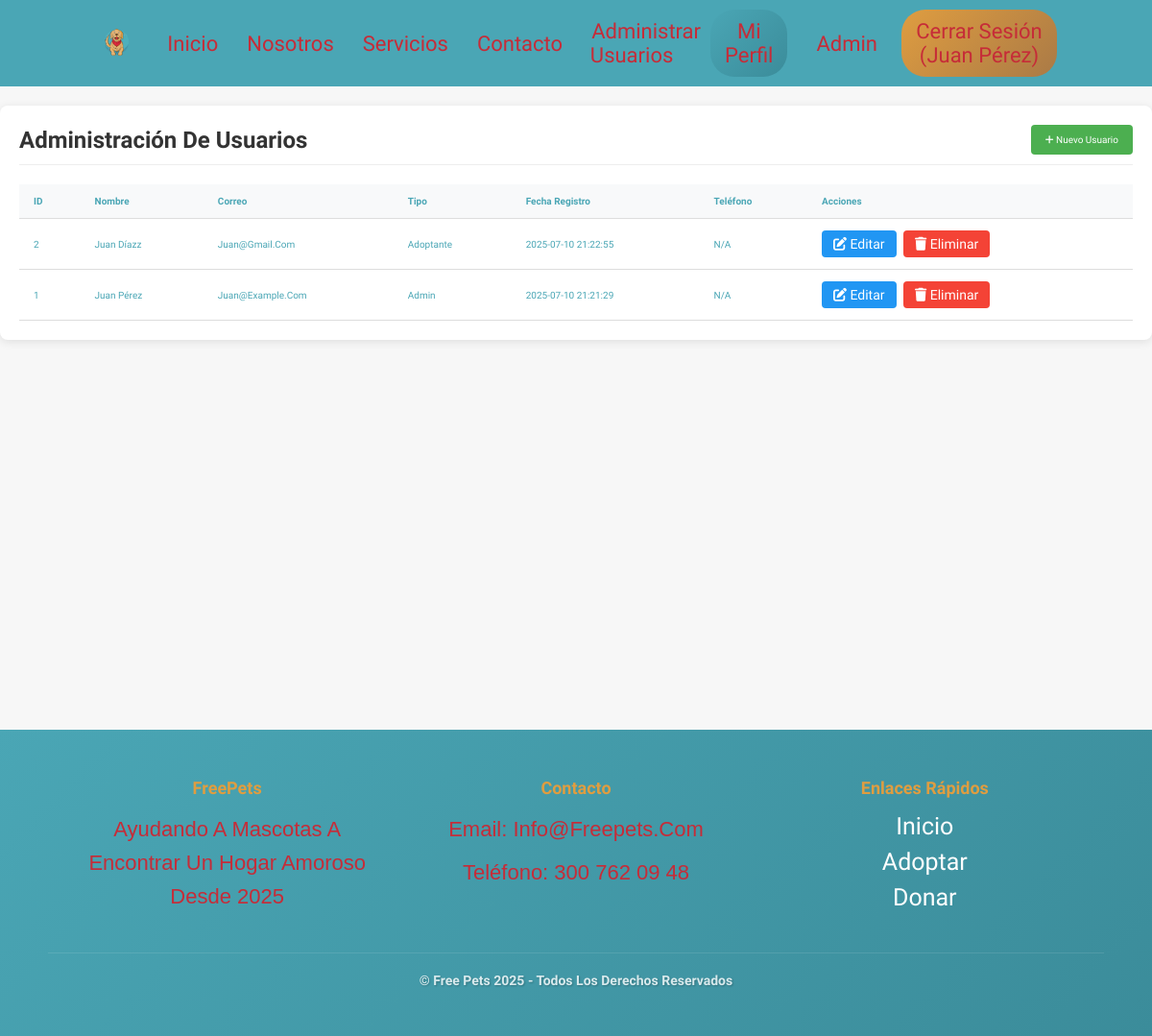
/admin_usuarios.php (signed in), run on an earlier commit of the app's database.
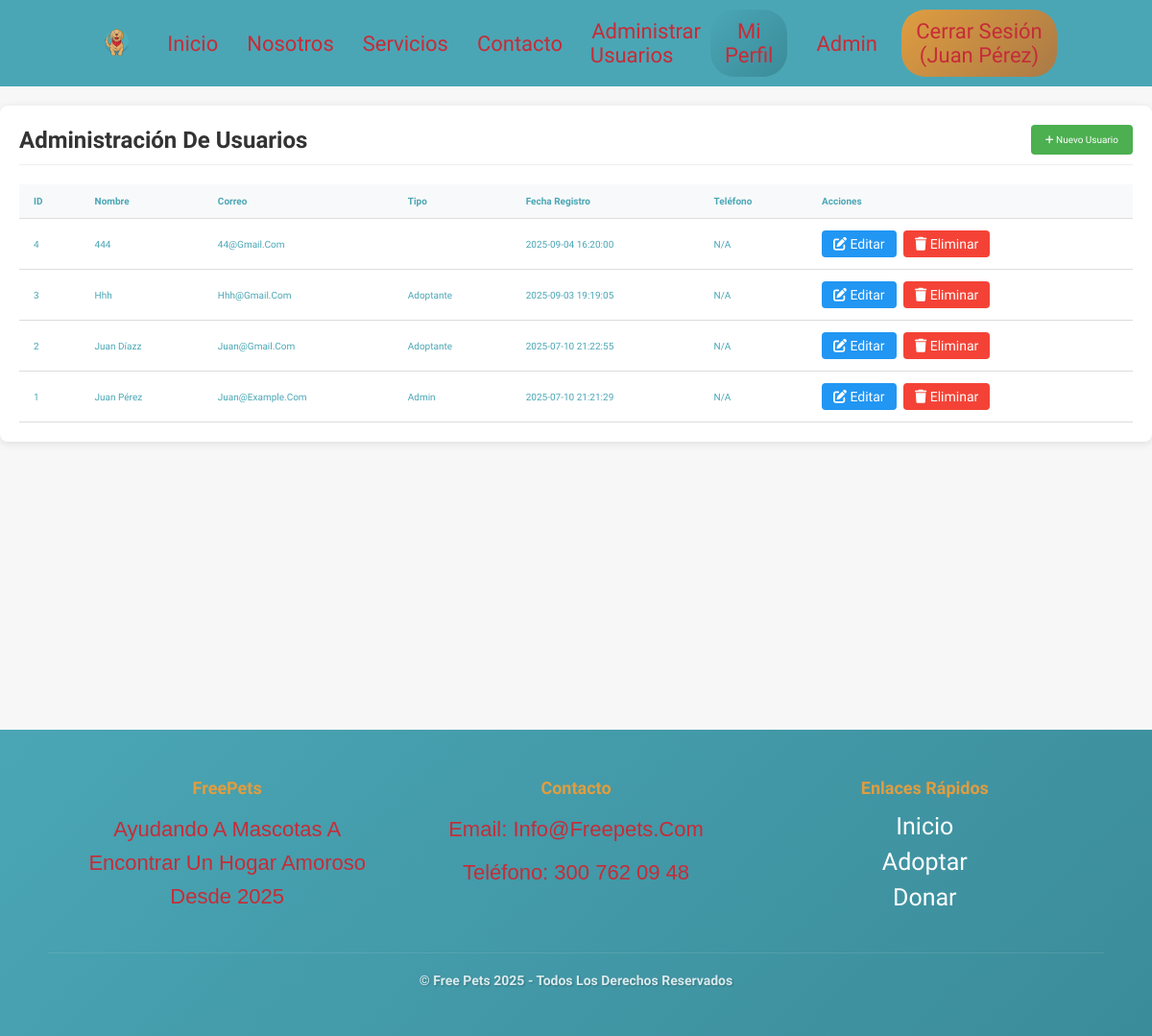
And on a later commit of the database.
### tables this page shows
CREATE TABLE `usuarios` (
  `id_usuario` int(11) NOT NULL,
  `nombre` varchar(100) NOT NULL,
  `correo` varchar(100) NOT NULL,
  `contraseña` varchar(255) NOT NULL,
  `tipo_usuario` enum('adoptante','admin') DEFAULT 'adoptante',
  `fecha_registro` timestamp NOT NULL DEFAULT current_timestamp(),
  `telefono` varchar(20) DEFAULT NULL,
  `direccion` text DEFAULT NULL
);

### admin_usuarios.php (the view, shortened to what this page needs)
<?php
include 'conexion.php';
$sql = "SELECT id_usuario, nombre, correo, tipo_usuario, fecha_registro, telefono, direccion
        FROM usuarios ORDER BY fecha_registro DESC";
$resultado = $conn->query($sql);
?>
<!DOCTYPE html>
<html lang="es">
<head>
    <link rel="stylesheet" href="vista/style.css">
    <link rel="stylesheet" href="https://cdnjs.cloudflare.com/ajax/libs/font-awesome/6.5.0/css/all.min.css">
</head>
<body>
    <?php include 'includes/header.php'; ?>
    <div class="crud-container">
        <div class="crud-header">
            <h1 class="crud-title">Administración de Usuarios</h1>
            <a href="crear_usuario.php" class="btn-add">
                <i class="fas fa-plus"></i> Nuevo Usuario
            </a>
        </div>
        <table class="users-table">
            <thead>
                <tr>
                    <th>ID</th>
                    <th>Nombre</th>
                    <th>Correo</th>
                    <th>Tipo</th>
                    <th>Fecha Registro</th>
                    <th>Teléfono</th>
                    <th>Acciones</th>
                </tr>
            </thead>
            <tbody>
                <?php if ($resultado->num_rows > 0): ?>
                    <?php while($usuario = $resultado->fetch_assoc()): ?>
                        <tr>
                            <td><?php echo $usuario['id_usuario']; ?></td>
                            <td><?php echo htmlspecialchars($usuario['nombre']); ?></td>
                            <td><?php echo htmlspecialchars($usuario['correo']); ?></td>
                            <td><?php echo $usuario['tipo_usuario']; ?></td>
                            <td><?php echo $usuario['fecha_registro']; ?></td>
                            <td><?php echo $usuario['telefono'] ? htmlspecialchars($usuario['telefono']) : 'N/A'; ?></td>
                            <td>
                                <a href="editar_usuario.php?id=<?php echo $usuario['id_usuario']; ?>" class="btn-edit">
                                    <i class="fas fa-edit"></i> Editar
                                </a>
                                <a href="admin_usuarios.php?eliminar=<?php echo $usuario['id_usuario']; ?>"
                                   class="btn-delete"
                                   onclick="return confirm('¿Estás seguro de que deseas eliminar este usuario?');">
                                    <i class="fas fa-trash"></i> Eliminar
                                </a>
                            </td>
                        </tr>
                    <?php endwhile; ?>
                <?php else: ?>
                    <tr>
                        <td colspan="7" style="text-align: center;">No hay usuarios registrados.</td>
                    </tr>
                <?php endif; ?>
            </tbody>
        </table>
    </div>
    <?php include 'includes/footer.php'; ?>
</body>
</html>

### includes/header.php (shortened to what this page needs)
<!DOCTYPE html>
<html lang="es">
<head>
    <link rel="stylesheet" href="vista/style.css">
    <link rel="stylesheet" href="https://cdnjs.cloudflare.com/ajax/libs/font-awesome/6.7.2/css/all.min.css">
</head>
<body>
<header class="header">
    <a href="index.php" class="logo">
        <img src="multimedia/Imagen1.png" alt="Logo Free Pets">
    </a>
    <nav class="navbar">
        <a href="index.php#home" <?php echo basename($_SERVER['PHP_SELF']) == 'index.php' ? 'class="active"' : ''; ?>>Inicio</a>
        <div class="dropdown">
            <a href="index.php#about" class="dropbtn <?php echo in_array(basename($_SERVER['PHP_SELF']), ['mision_y_vision.php', 'nosotros.php']) ? 'active' : ''; ?>">Nosotros</a>
        </div>
        <div class="dropdown">
            <a href="index.php#services" class="dropbtn <?php echo in_array(basename($_SERVER['PHP_SELF']), ['adopcion.php', 'eventos.php', 'reportes_mascotas_situaciones.php', 'donacion.php']) ? 'active' : ''; ?>">Servicios</a>
        </div>
        <a href="index.php#contact" <?php echo basename($_SERVER['PHP_SELF']) == 'index.php' && isset($_GET['contact']) ? 'class="active"' : ''; ?>>Contacto</a>
        <?php if (isset($_SESSION['tipo_usuario']) && $_SESSION['tipo_usuario'] === 'admin'): ?>
    <li><a href="admin_usuarios.php">Administrar Usuarios</a></li>
<?php endif; ?>
        <?php if (isset($_SESSION['usuario_id'])): ?>
            <a href="perfil.php" <?php echo basename($_SERVER['PHP_SELF']) == 'perfil.php' ? 'class="active"' : ''; ?>>Mi Perfil</a>
            <?php if ($_SESSION['tipo_usuario'] === 'admin'): ?>
                <a href="admin/dashboard.php" <?php echo strpos($_SERVER['PHP_SELF'], 'admin/') !== false ? 'class="active"' : ''; ?>>Admin</a>
            <?php endif; ?>
            <a href="logout.php">Cerrar Sesión (<?php echo htmlspecialchars($_SESSION['nombre']); ?>)</a>
        <?php else: ?>
            <a href="login.php" <?php echo basename($_SERVER['PHP_SELF']) == 'login.php' ? 'class="active"' : ''; ?>>Iniciar Sesión</a>
        <?php endif; ?>
    </nav>
</header>
<main>

### includes/footer.php (shortened to what this page needs)
</main>
<footer class="footer">
    <div class="footer-content">
        <div class="footer-section">
            <h4>FreePets</h4>
            <p>Ayudando a mascotas a encontrar un hogar amoroso desde 2025</p>
        </div>
        <div class="footer-section">
            <h4>Contacto</h4>
            <p>Email: info@freepets.com</p>
            <p>Teléfono: 300 762 09 48</p>
        </div>
        <div class="footer-section">
            <h4>Enlaces Rápidos</h4>
            <a href="index.php">Inicio</a>
            <a href="adopcion.php">Adoptar</a>
            <a href="donacion.php">Donar</a>
        </div>
    </div>
    <div class="footer-bottom">
        <h6>© Free Pets 2025 - Todos los derechos reservados</h6>
    </div>
</footer>
</body>
</html>

### vista/style.css (style rules this page uses)
* { margin: 0; padding: 0; box-sizing: border-box; text-decoration: none; list-style: none; outline: none; border: none; text-transform: capitalize; transition: .2s linear; }
html { font-size: 62.5%; overflow-x: hidden; scroll-padding-top: 9rem; scroll-behavior: smooth; }
body { font-family: "Oswald", sans-serif; color: #4aa6b5; text-align: center; background: #f7f7f7; padding-top: 9rem; }
p { font-family: 'Lucida Sans', 'Lucida Sans Regular', 'Lucida Grande', 'Lucida Sans Unicode', Verdana, sans-serif; color: #c62c38; font-size: 2.2rem; margin-bottom: 3rem; line-height: 1.6; }
header { background-color: #4aa6b5; display: flex; align-items: center; justify-content: space-between; padding: 1.5rem 7%; position: fixed; top: 0; left: 0; right: 0; z-index: 1000; height: 9rem; }
.header .logo img { height: 6rem; }
.header .navbar { display: flex; align-items: center; }
.header .navbar a { color: #c62c38; margin: 0 1.5rem; font-size: 2.2rem; }
.dropdown { position: relative; display: inline-block; }
.navbar a[href*="login"], .navbar a[href*="logout"], .navbar a[href*="perfil"] { background: linear-gradient(135deg, #df9d40, #aa7a46); padding: 10px 15px; border-radius: 25px; margin-left: 10px; transition: all 0.3s ease; }
.navbar a[href*="perfil"] { background: linear-gradient(135deg, #4aa6b5, #3b8c9a); }
.footer { background: linear-gradient(135deg, #4aa6b5, #3b8c9a); color: white; padding: 30px; text-align: center; margin-top: 50px; }
.footer h6 { font-size: 18px; margin: 0; text-shadow: 1px 1px 2px rgba(0,0,0,0.3); }
.footer { background: linear-gradient(135deg, #4aa6b5, #3b8c9a); color: white; padding: 40px 0 20px; margin-top: 50px; }
.footer-content { display: grid; grid-template-columns: repeat(auto-fit, minmax(250px, 1fr)); gap: 30px; max-width: 1200px; margin: 0 auto; padding: 0 20px; }
.footer-section h4 { color: #df9d40; margin-bottom: 15px; font-size: 18px; }
.footer-section p { margin-bottom: 10px; line-height: 1.6; }
.footer-section a { display: block; color: white; margin-bottom: 8px; text-decoration: none; transition: color 0.3s ease; }
.footer-bottom { text-align: center; margin-top: 30px; padding-top: 20px; border-top: 1px solid rgba(255, 255, 255, 0.1); }
.footer-bottom h6 { margin: 0; font-size: 14px; opacity: 0.8; }
main { min-height: calc(100vh - 200px); }
.crud-container { max-width: 1200px; margin: 20px auto; padding: 20px; background-color: #fff; border-radius: 8px; box-shadow: 0 2px 10px rgba(0, 0, 0, 0.1); }
.crud-header { display: flex; justify-content: space-between; align-items: center; margin-bottom: 20px; padding-bottom: 10px; border-bottom: 1px solid #eee; }
.crud-title { font-size: 24px; color: #333; }
.btn-add { background-color: #4CAF50; color: white; padding: 10px 15px; border: none; border-radius: 4px; cursor: pointer; text-decoration: none; display: inline-block; }
.users-table { width: 100%; border-collapse: collapse; margin-top: 20px; }
.users-table th, .users-table td { padding: 12px 15px; text-align: left; border-bottom: 1px solid #ddd; }
.users-table th { background-color: #f8f9fa; font-weight: bold; }
.btn-edit, .btn-delete { padding: 6px 12px; border: none; border-radius: 4px; cursor: pointer; margin-right: 5px; text-decoration: none; display: inline-block; font-size: 14px; }
.btn-edit { background-color: #2196F3; color: white; }
.btn-delete { background-color: #f44336; color: white; }
.footer { margin-top: 5rem; padding: 5rem; background-color: #4aa6b5; color: #fff; font-size: 2.5rem; }

What changed in the data, as far as the page shows it:
added usuarios: id_usuario "4", nombre "444", correo "44@gmail.com", fecha_registro "2025-09-04 16:20:00", shows "N/A"
added usuarios: id_usuario "3", nombre "Hhh", correo "Hhh@gmail.com", tipo_usuario "Adoptante", fecha_registro "2025-09-03 19:19:05", shows "N/A"
